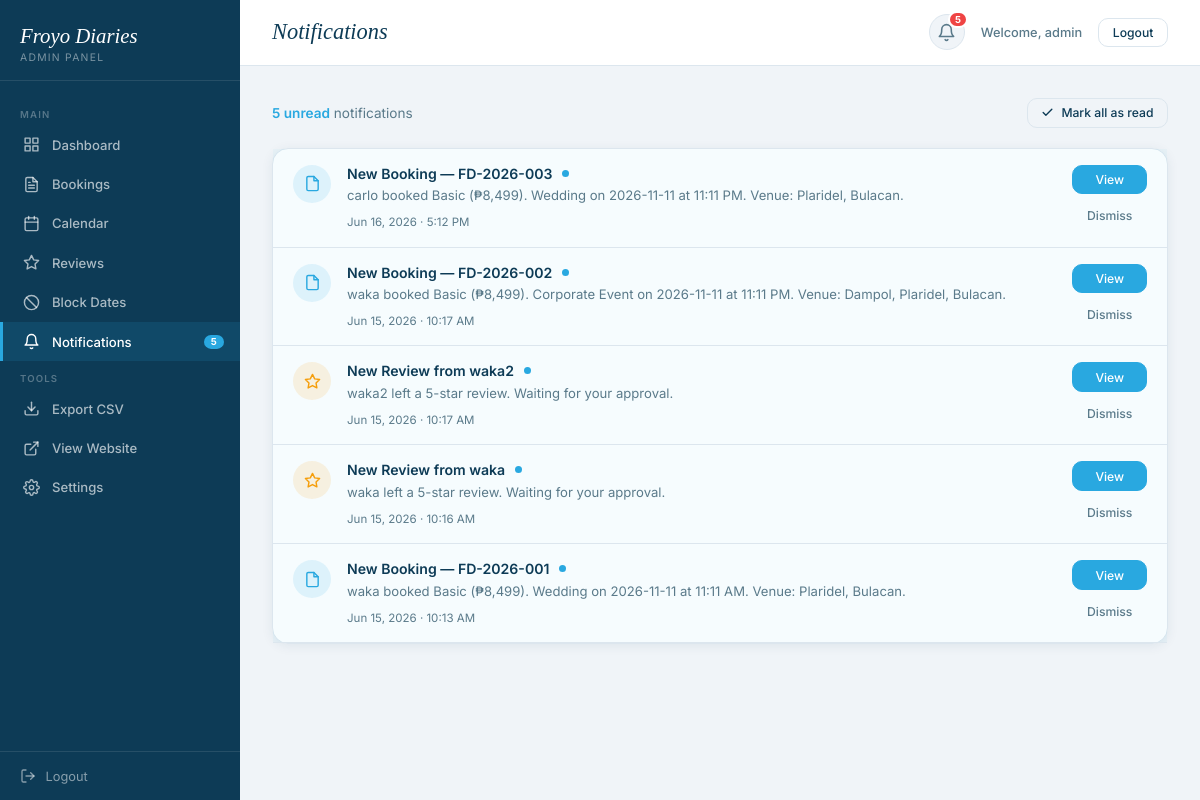
Screenshot of /dashboard/notifications/ (signed in) with the database file from the repository.
### landing/models.py (models this page shows, shortened)
class Notification(models.Model):
    TYPE_CHOICES = [
        ('new_booking', 'New Booking'),
        ('new_review',  'New Review'),
        ('status',      'Status Update'),
    ]
    type       = models.CharField(max_length=30, choices=TYPE_CHOICES)
    title      = models.CharField(max_length=200)
    message    = models.TextField()
    link       = models.CharField(max_length=300, blank=True)
    is_read    = models.BooleanField(default=False)
    created_at = models.DateTimeField(auto_now_add=True)
    class Meta:
        ordering = ['-created_at']

### landing/admin_views.py (the view, shortened to what this page needs)
# urls.py: path('dashboard/notifications/',     admin_views.notifications_list,  name='notifications_list'),
@login_required(login_url='/admin-login/')
def notifications_list(request):
    from .models import Notification
    notifications = Notification.objects.all()[:50]
    unread_count  = Notification.objects.filter(is_read=False).count()
    context = {
        'notifications': notifications,
        'unread_count':  unread_count,
    }
    return render(request, 'landing/admin/notifications.html', context)

### landing/templates/landing/admin/notifications.html (shortened to what this page needs)
{% extends "landing/admin/base_admin.html" %}
{% block page_title %}Notifications{% endblock %}
{% block content %}
<div style="display:flex;align-items:center;justify-content:space-between;margin-bottom:1.25rem;flex-wrap:wrap;gap:.75rem">
  <div style="font-size:.85rem;color:var(--text-light)">
    {% if unread_count %}
      <span style="font-weight:600;color:var(--accent)">{{ unread_count }} unread</span> notification{{ unread_count|pluralize }}
    {% else %}
      All caught up! No unread notifications.
    {% endif %}
  </div>
  {% if unread_count %}
  <form method="POST" style="margin:0">
    <button type="submit" class="btn btn--outline btn--sm">
      <svg width="13" height="13" viewBox="0 0 24 24" fill="none" stroke="currentColor" stroke-width="2.5" stroke-linecap="round" stroke-linejoin="round"><polyline points="20 6 9 17 4 12"/></svg>
      Mark all as read
    </button>
  </form>
  {% endif %}
</div>
<div class="card">
  <div class="card__body" style="padding:0">
    {% if notifications %}
      {% for n in notifications %}
      <div style="display:flex;align-items:flex-start;gap:1rem;padding:1rem 1.25rem;border-bottom:1px solid var(--border);background:{% if not n.is_read %}rgba(41,168,224,.04){% else %}transparent{% endif %};transition:background .2s">
        <div style="width:38px;height:38px;border-radius:50%;flex-shrink:0;display:flex;align-items:center;justify-content:center;
          background:{% if n.type == 'new_booking' %}rgba(41,168,224,.12){% elif n.type == 'new_review' %}rgba(245,158,11,.12){% else %}rgba(34,197,94,.12){% endif %}">
          {% if n.type == 'new_booking' %}
            <svg width="17" height="17" viewBox="0 0 24 24" fill="none" stroke="var(--accent)" stroke-width="2" stroke-linecap="round" stroke-linejoin="round"><path d="M14 2H6a2 2 0 0 0-2 2v16a2 2 0 0 0 2 2h12a2 2 0 0 0 2-2V8z"/><polyline points="14 2 14 8 20 8"/></svg>
          {% elif n.type == 'new_review' %}
            <svg width="17" height="17" viewBox="0 0 24 24" fill="none" stroke="#f59e0b" stroke-width="2" stroke-linecap="round" stroke-linejoin="round"><polygon points="12 2 15.09 8.26 22 9.27 17 14.14 18.18 21.02 12 17.77 5.82 21.02 7 14.14 2 9.27 8.91 8.26 12 2"/></svg>
          {% else %}
            <svg width="17" height="17" viewBox="0 0 24 24" fill="none" stroke="#22c55e" stroke-width="2" stroke-linecap="round" stroke-linejoin="round"><polyline points="20 6 9 17 4 12"/></svg>
          {% endif %}
        </div>
        <div style="flex:1;min-width:0">
          <div style="display:flex;align-items:center;gap:.6rem;margin-bottom:.2rem;flex-wrap:wrap">
            <span style="font-size:.88rem;font-weight:{% if not n.is_read %}600{% else %}500{% endif %};color:var(--dark)">{{ n.title }}</span>
            {% if not n.is_read %}
              <span style="width:7px;height:7px;border-radius:50%;background:var(--accent);flex-shrink:0;display:inline-block"></span>
            {% endif %}
          </div>
          <p style="font-size:.82rem;color:var(--text-light);line-height:1.55;margin-bottom:.3rem">{{ n.message }}</p>
          <span style="font-size:.72rem;color:var(--text-light)">{{ n.created_at|date:"M d, Y · g:i A" }}</span>
        </div>
        <div style="display:flex;flex-direction:column;gap:.4rem;flex-shrink:0">
          {% if n.link %}
            <a href="{{ n.link }}" class="btn btn--primary btn--sm">View</a>
          {% endif %}
          {% if not n.is_read %}
          <form method="POST" style="margin:0">
            <button type="submit" class="btn btn--ghost btn--sm">Dismiss</button>
          </form>
          {% endif %}
        </div>
      </div>
      {% endfor %}
    {% endif %}
  </div>
</div>
{% endblock %}

### landing/templates/landing/admin/base_admin.html (shortened to what this page needs)
{% load static %}
<!DOCTYPE html>
<html lang="en">
<head>
</head>
<body>
<div class="admin-layout">
<aside class="sidebar" id="sidebar">
  <div class="sidebar__brand">
    <div class="sidebar__brand-name">Froyo Diaries</div>
    <div class="sidebar__brand-sub">Admin Panel</div>
  </div>
  <nav class="sidebar__nav">
    <div class="nav-label">Main</div>
    <a href="{% url 'landing:dashboard' %}" class="{% if request.resolver_match.url_name == 'dashboard' %}active{% endif %}">
      <svg viewBox="0 0 24 24" fill="none" stroke="currentColor" stroke-width="2" stroke-linecap="round" stroke-linejoin="round"><rect x="3" y="3" width="7" height="7"/><rect x="14" y="3" width="7" height="7"/><rect x="14" y="14" width="7" height="7"/><rect x="3" y="14" width="7" height="7"/></svg>
      Dashboard
    </a>
    <a href="{% url 'landing:bookings_list' %}" class="{% if request.resolver_match.url_name == 'bookings_list' or request.resolver_match.url_name == 'booking_detail' %}active{% endif %}">
      Bookings
    </a>
    <a href="{% url 'landing:calendar_view' %}" class="{% if request.resolver_match.url_name == 'calendar_view' %}active{% endif %}">
      <svg viewBox="0 0 24 24" fill="none" stroke="currentColor" stroke-width="2" stroke-linecap="round" stroke-linejoin="round"><rect x="3" y="4" width="18" height="18" rx="2" ry="2"/><line x1="16" y1="2" x2="16" y2="6"/><line x1="8" y1="2" x2="8" y2="6"/><line x1="3" y1="10" x2="21" y2="10"/></svg>
      Calendar
    </a>
    <a href="{% url 'landing:reviews_list' %}" class="{% if request.resolver_match.url_name == 'reviews_list' %}active{% endif %}">
      <svg viewBox="0 0 24 24" fill="none" stroke="currentColor" stroke-width="2" stroke-linecap="round" stroke-linejoin="round"><polygon points="12 2 15.09 8.26 22 9.27 17 14.14 18.18 21.02 12 17.77 5.82 21.02 7 14.14 2 9.27 8.91 8.26 12 2"/></svg>
      Reviews
    </a>
    <a href="{% url 'landing:blocked_dates' %}" class="{% if request.resolver_match.url_name == 'blocked_dates' %}active{% endif %}">
      <svg viewBox="0 0 24 24" fill="none" stroke="currentColor" stroke-width="2" stroke-linecap="round" stroke-linejoin="round"><circle cx="12" cy="12" r="10"/><line x1="4.93" y1="4.93" x2="19.07" y2="19.07"/></svg>
      Block Dates
    </a>
    <a href="{% url 'landing:notifications_list' %}" class="{% if request.resolver_match.url_name == 'notifications_list' %}active{% endif %}" style="position:relative">
      <svg viewBox="0 0 24 24" fill="none" stroke="currentColor" stroke-width="2" stroke-linecap="round" stroke-linejoin="round"><path d="M18 8A6 6 0 0 0 6 8c0 7-3 9-3 9h18s-3-2-3-9"/><path d="M13.73 21a2 2 0 0 1-3.46 0"/></svg>
      Notifications
      <span class="sidebar-notif-badge" id="sidebarNotifBadge" style="display:none;position:absolute;right:1rem;top:50%;transform:translateY(-50%);background:var(--accent);color:#fff;font-size:.6rem;font-weight:700;padding:.1rem .45rem;border-radius:100px"></span>
    </a>
    <div class="nav-label">Tools</div>
    <a href="{% url 'landing:export_csv' %}">
      <svg viewBox="0 0 24 24" fill="none" stroke="currentColor" stroke-width="2" stroke-linecap="round" stroke-linejoin="round"><path d="M21 15v4a2 2 0 0 1-2 2H5a2 2 0 0 1-2-2v-4"/><polyline points="7 10 12 15 17 10"/><line x1="12" y1="15" x2="12" y2="3"/></svg>
      Export CSV
    </a>
    <a href="/" target="_blank">
      <svg viewBox="0 0 24 24" fill="none" stroke="currentColor" stroke-width="2" stroke-linecap="round" stroke-linejoin="round"><path d="M18 13v6a2 2 0 0 1-2 2H5a2 2 0 0 1-2-2V8a2 2 0 0 1 2-2h6"/><polyline points="15 3 21 3 21 9"/><line x1="10" y1="14" x2="21" y2="3"/></svg>
      View Website
    </a>
    <a href="{% url 'landing:account_settings' %}" class="{% if request.resolver_match.url_name == 'account_settings' %}active{% endif %}">
      Settings
    </a>
  </nav>
  <div class="sidebar__footer">
    <a href="{% url 'landing:admin_logout' %}">
      <svg width="16" height="16" viewBox="0 0 24 24" fill="none" stroke="currentColor" stroke-width="2" stroke-linecap="round" stroke-linejoin="round"><path d="M9 21H5a2 2 0 0 1-2-2V5a2 2 0 0 1 2-2h4"/><polyline points="16 17 21 12 16 7"/><line x1="21" y1="12" x2="9" y2="12"/></svg>
      Logout
    </a>
  </div>
</aside>
<div class="main">
  <div class="topbar">
    <div style="display:flex;align-items:center;gap:1rem">
      <span class="topbar__title">{% block page_title %}Dashboard{% endblock %}</span>
    </div>
    <div class="topbar__right">
      <a href="{% url 'landing:notifications_list' %}" class="notif-bell" id="notifBell" title="Notifications">
        <svg width="19" height="19" viewBox="0 0 24 24" fill="none" stroke="currentColor" stroke-width="2" stroke-linecap="round" stroke-linejoin="round"><path d="M18 8A6 6 0 0 0 6 8c0 7-3 9-3 9h18s-3-2-3-9"/><path d="M13.73 21a2 2 0 0 1-3.46 0"/></svg>
        <span class="notif-bell__badge" id="notifBadge" style="display:none">0</span>
      </a>
      <span class="topbar__user">Welcome, {{ request.user.username }}</span>
      <a href="{% url 'landing:admin_logout' %}" class="btn btn--outline btn--sm">Logout</a>
    </div>
  </div>
  <div class="page-body">
    {% block content %}{% endblock %}
  </div>
</div>
</div>
</html>

### landing/templates/landing/admin/base_admin.html (style rules this page uses)
*,*::before,*::after { box-sizing:border-box;margin:0;padding:0 }
:root { --dark:#0d3b56;--accent:#29a8e0;--accent-light:#7dd3f0; --bg:#f0f4f8;--white:#ffffff;--border:#dce6ee; --text:#1a2e3b;--text-light:#5a7a8a; --green:#22c55e;--amber:#f59e0b;--red:#ef4444;--blue:#3b82f6;--gray:#9ca3af; --radius:10px;--radius-lg:16px; --shadow:0 2px 12px rgba(13,59,86,.08);--shadow-md:0 4px 24px rgba(13,59,86,.13); --font-display:'Cormorant Garamond',serif;--font-body:'Inter',sans-serif; }
body { font-family:var(--font-body);background:var(--bg);color:var(--text);min-height:100vh;display:flex;flex-direction:column }
a { color:inherit;text-decoration:none }
button { font-family:var(--font-body);cursor:pointer }
.admin-layout { display:flex;min-height:100vh }
.sidebar { width:240px;background:var(--dark);display:flex;flex-direction:column;flex-shrink:0;position:fixed;top:0;left:0;height:100vh;z-index:100;transition:transform .3s ease }
.sidebar__brand { padding:1.5rem 1.25rem 1rem;border-bottom:1px solid rgba(255,255,255,.1) }
.sidebar__brand-name { font-family:var(--font-display);font-size:1.3rem;color:#fff;font-style:italic }
.sidebar__brand-sub { font-size:.65rem;letter-spacing:.12em;text-transform:uppercase;color:rgba(255,255,255,.45);margin-top:.2rem }
.sidebar__nav { flex:1;padding:1rem 0;overflow-y:auto }
.sidebar__nav a { display:flex;align-items:center;gap:.75rem;padding:.7rem 1.25rem;font-size:.82rem;font-weight:500;color:rgba(255,255,255,.65);border-left:3px solid transparent;transition:all .2s }
.sidebar__nav a.active { color:#fff;border-left-color:var(--accent);background:rgba(41,168,224,.12) }
.sidebar__nav a svg { flex-shrink:0;width:17px;height:17px }
.sidebar__nav .nav-label { font-size:.6rem;letter-spacing:.12em;text-transform:uppercase;color:rgba(255,255,255,.3);padding:.75rem 1.25rem .3rem;font-weight:600 }
.sidebar__footer { padding:1rem 1.25rem;border-top:1px solid rgba(255,255,255,.1) }
.sidebar__footer a { display:flex;align-items:center;gap:.6rem;font-size:.8rem;color:rgba(255,255,255,.5);transition:color .2s }
.main { margin-left:240px;flex:1;display:flex;flex-direction:column;min-width:0 }
.topbar { background:var(--white);border-bottom:1px solid var(--border);padding:.9rem 2rem;display:flex;align-items:center;justify-content:space-between;position:sticky;top:0;z-index:50;gap:1rem }
.topbar__title { font-family:var(--font-display);font-size:1.4rem;font-style:italic;color:var(--dark) }
.topbar__right { display:flex;align-items:center;gap:1rem }
.topbar__user { font-size:.8rem;color:var(--text-light);font-weight:500 }
.page-body { padding:2rem;flex:1 }
.card { background:var(--white);border:1px solid var(--border);border-radius:var(--radius-lg);box-shadow:var(--shadow) }
.card__body { padding:1.4rem }
.btn { display:inline-flex;align-items:center;justify-content:center;gap:.45rem;padding:.6rem 1.2rem;border-radius:var(--radius);font-size:.82rem;font-weight:500;border:1.5px solid transparent;transition:all .2s;white-space:nowrap;cursor:pointer }
.btn--primary { background:var(--accent);color:#fff;border-color:var(--accent) }
.btn--outline { background:transparent;color:var(--dark);border-color:var(--border) }
.btn--sm { padding:.4rem .85rem;font-size:.76rem }
.btn--ghost { background:transparent;border-color:transparent;color:var(--text-light) }
.notif-bell { position: relative; width: 36px; height: 36px; display: flex; align-items: center; justify-content: center; border-radius: 50%; background: var(--bg); border: 1.5px solid var(--border); color: var(--text-light); transition: all .2s; text-decoration: none; flex-shrink: 0; }
.notif-bell__badge { position: absolute; top: -4px; right: -4px; background: var(--red); color: #fff; font-size: .6rem; font-weight: 700; min-width: 17px; height: 17px; border-radius: 100px; display: flex; align-items: center; justify-content: center; padding: 0 .3rem; border: 2px solid #fff; }

### rows the page displays
Notification: type "new_booking" (drawn), title "New Booking — FD-2026-003", is_read False (drawn), message "carlo booked Basic (₱8,499). Wedding on 2026-11-11 at 11:11 PM. Venue: Plaridel, Bulacan.", created_at "Jun 16, 2026 · 5:12 PM"
Notification: type "new_booking" (drawn), title "New Booking — FD-2026-002", is_read False (drawn), message "waka booked Basic (₱8,499). Corporate Event on 2026-11-11 at 11:11 PM. Venue: Dampol, Plaridel, Bulacan.", created_at "Jun 15, 2026 · 10:17 AM"
Notification: type "new_review" (drawn), title "New Review from waka2", is_read False (drawn), message "waka2 left a 5-star review. Waiting for your approval.", created_at "Jun 15, 2026 · 10:17 AM"
Notification: type "new_review" (drawn), title "New Review from waka", is_read False (drawn), message "waka left a 5-star review. Waiting for your approval.", created_at "Jun 15, 2026 · 10:16 AM"
Notification: type "new_booking" (drawn), title "New Booking — FD-2026-001", is_read False (drawn), message "waka booked Basic (₱8,499). Wedding on 2026-11-11 at 11:11 AM. Venue: Plaridel, Bulacan.", created_at "Jun 15, 2026 · 10:13 AM"

### other values shown
{{ request.user.username }} "admin"
{{ unread_count }} "5"
